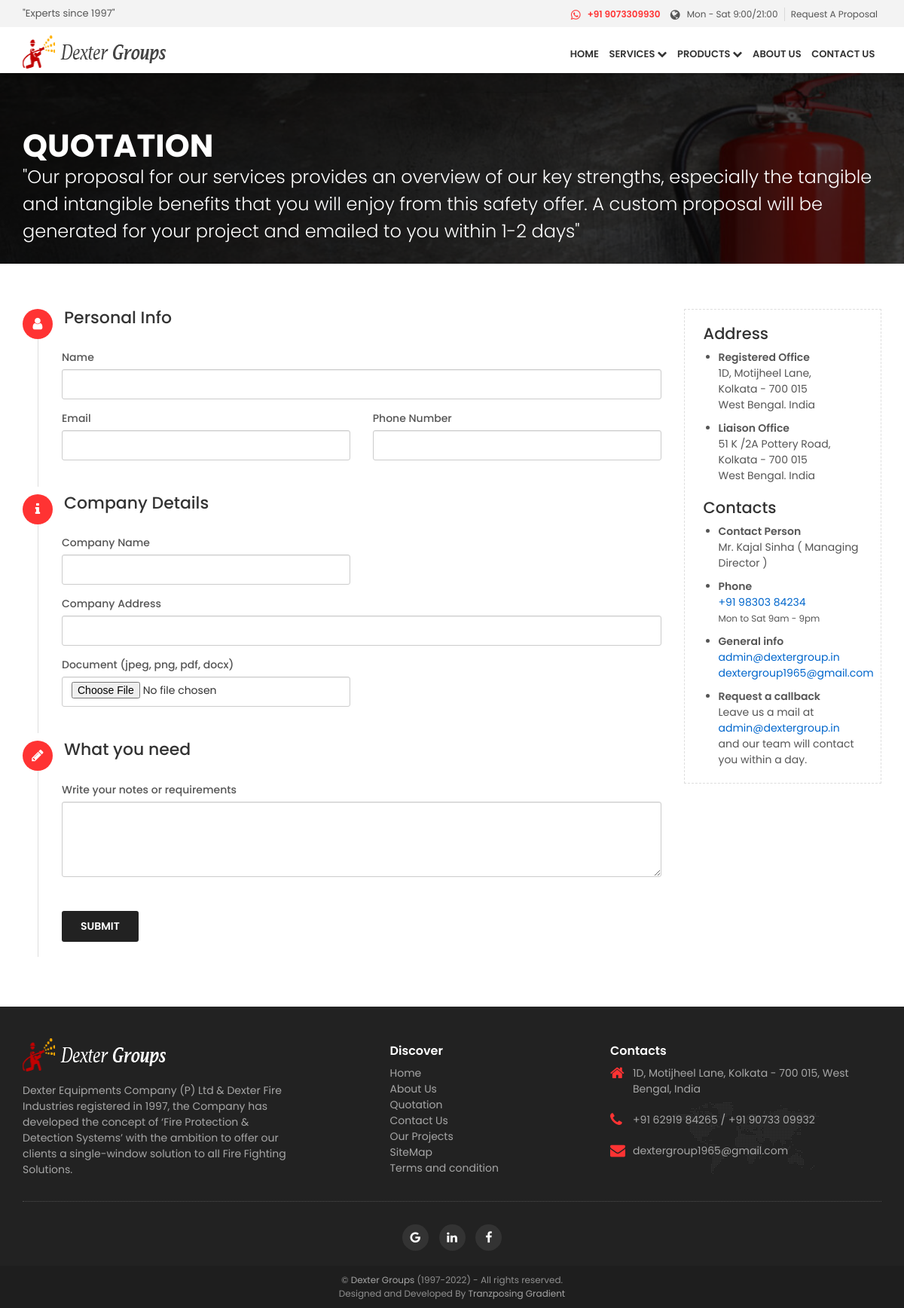
Page /quotation.php on the committed database.
### tables this page shows
CREATE TABLE `socials` (
  `social_id` int(10) UNSIGNED NOT NULL,
  `whatsapp` text DEFAULT NULL,
  `facebook` text DEFAULT NULL,
  `twitter` text DEFAULT NULL,
  `youtube` text DEFAULT NULL,
  `instagram` text DEFAULT NULL,
  `fb_og_id` text DEFAULT NULL,
  `fb_site_img` text DEFAULT NULL,
  `tw_card_id` text DEFAULT NULL,
  `tw_site_img` text DEFAULT NULL,
  `sitemap` text DEFAULT NULL,
  `google_file` text DEFAULT NULL,
  `bing_file` text DEFAULT NULL,
  `social_update_at` timestamp NOT NULL DEFAULT current_timestamp() ON UPDATE current_timestamp(),
  `social_create_at` timestamp NOT NULL DEFAULT current_timestamp()
);

### _menu.php (the view, shortened to what this page needs)
<header>
	<div id="top_line">
		<div class="container">
			<div class="row">
				<div class="col-sm-4 hidden-xs">
					<span id="tag_line">"Experts since 1997"</span>
				</div>
				<div class="col-sm-8">
					<ul id="top_links">
						<li>
							<?php
								$stmt = $PDO->prepare("SELECT * FROM socials WHERE social_id=1");
								$stmt->execute();
								$data = $stmt->fetch(PDO::FETCH_OBJ);
							?>
							<a href="https://api.whatsapp.com/send?phone=91<?php echo $data->facebook; ?>&amp;text=" target="_blank" id="phone_top"><i class="fa fa-whatsapp"></i>+91 <?php echo $data->facebook; ?></a>
							<span id="opening"><i class="fa fa-globe"></i>Mon - Sat 9:00/21:00</span></li>
						<li class="hidden-xs"><a href="quotation">Request A Proposal</a></li>
					</ul>
				</div>
			</div>
		</div>
	</div>
	<div class="container">
		<div class="row">
			<div class="col-xs-3">
				<div id="logo">
					<a href="./"><img src="img/logo.png" width="190" height="44" alt="Dexter Groups" data-retina="true"></a>
				</div>
			</div>
			<nav class="col-xs-9">
				<div class="main-menu">
					<ul>
						<li class="submenu">
							<a href="./" class="show-submenu">Home</a>
						</li>
						<li class="submenu">
							<a href="javascript:void(0);" class="show-submenu">Services <i class="fa fa-chevron-down"></i></a>
						</li>
						<li class="submenu">
							<a href="javascript:void(0);" class="show-submenu">Products <i class="fa fa-chevron-down"></i></a>
						</li>
						<li><a href="about">About us</a></li>
						<li><a href="contact">Contact us</a></li>
					</ul>
				</div>
			</nav>
		</div>
	</div>
</header>

### _footer.php (shortened to what this page needs)
<footer>
		<div class="container">
			<div class="row ">
				<div class="col-md-4 col-sm-8">
					<img src="img/logo-footer.png" width="190" height="44" alt="Home Alarms" data-retina="true" id="logo_footer">
					<p>Dexter Equipments Company (P) Ltd & Dexter Fire Industries registered in 1997, the Company has developed the concept of ‘Fire Protection & Detection Systems’ with the ambition to offer our clients a single-window solution to all Fire Fighting Solutions.</p>
				</div>
				<div class="col-md-3 col-md-offset-1 col-sm-4">
					<h3>Discover</h3>
					<ul>
						<li><a href="./">Home</a></li>
						<li><a href="about">About Us</a></li>
						<li><a href="quotation">Quotation</a></li>
						<li><a href="contact">Contact Us</a></li>
						<li><a href="our-projects">Our Projects</a></li>
						<li><a href="javascript:void(0);" data-toggle="modal" data-target="#myModal2">SiteMap</a></li>
						<li><a href="javascript:void(0);" data-toggle="modal" data-target="#myModal">Terms and condition</a></li>
					</ul>
				</div>
				<div class="col-md-4 col-sm-12" id="contact_bg">
					<h3>Contacts</h3>
					<ul id="contact_details_footer">
						<?php
									$stmt = $PDO->prepare("SELECT * FROM socials WHERE social_id=1");
									$stmt->execute();
									$dta = $stmt->fetch(PDO::FETCH_OBJ);
								?>
						<li id="address_footer"><i class="fa fa-home"></i>1D, Motijheel Lane, Kolkata - 700 015, West Bengal, India</li>
						<li id="phone_footer"><i class="fa fa-phone"></i><a href="tel:<?php echo $dta->twitter; ?>"><?php echo $dta->twitter; ?></a> / <a href="tel:<?php echo $dta->youtube; ?>"><?php echo $dta->youtube; ?></a></li>
						<li id="email_footer"><i class="fa fa-envelope"></i><a href="mailto:<?php echo $dta->instagram; ?>"><?php echo $dta->instagram; ?></a>
						</li>
					</ul>
				</div>
			</div>
			<div id="social_footer">
				<ul>
					<li><a href="mailto:dextergroup1965@gmail.com"><i class="fa fa-google"></i></a></li>
					<li><a href="javascript:void(0);"><i class="fa fa-linkedin"></i></a></li>
					<li><a href="javascript:void(0);"><i class="fa fa-facebook"></i></a></li>
				</ul>
			</div>
		</div>
		<div id="copy">
			<div class="container">
				© <a href="./">Dexter Groups</a> (1997-<?php echo date('Y'); ?>) - All rights reserved.
			</div>
			<div class="container">
				Designed and Developed By <a href="https://tranzposing-gradient.com/" target="./">Tranzposing Gradient</a>
			</div>
		</div>
	</footer>

### css/style.css (style rules this page uses)
body, h1, h2, h3, h4, h5, h6 { -webkit-font-smoothing: antialiased }
body { background: #fff; font-size: 14px; line-height: 1.5; font-family: Poppins, Arial, sans-serif; color: #555 }
h1, h2, h3, h4, h5, h6 { color: #333 }
h3 { font-size: 22px }
a { color: #06C; text-decoration: none; -webkit-transition: all .2s ease; transition: all .2s ease; outline: 0 }
p { margin: 0 0 25px }
#logo, #social_footer { margin-top: 6px }
footer, footer a { color: rgba(255, 255, 255, .6) }
#opening, a#phone_top { position: relative; padding-left: 22px }
#tag_line { font-size: 13px }
#opening i, a#phone_top i { font-size: 15px; position: absolute; left: 0; top: 2px; }
a#phone_top { font-weight: 600; margin-right: 10px; color: #F33!important }
#opening { display: inline-block; }
header { width: 100%; padding: 0; background-color: rgba(255, 255, 255, 1); z-index: 99999; position: fixed; left: 0; top: 0; -moz-box-shadow: 0 0 5px rgba(0, 0, 0, .3); -webkit-box-shadow: 0 0 5px rgba(0, 0, 0, .3); box-shadow: 0 0 5px rgba(0, 0, 0, .3) }
nav { margin-top: 20px }
#top_line { font-size: 12px; background-color: #f3f3f3; transition: all .2s ease-in-out; -moz-transition: all .1s ease-in-out; -webkit-transition: all .1s ease-in-out; -o-transition: all .1s ease-in-out; visibility: visible; opacity: 1; padding: 8px 0; margin-bottom: 5px }
ul#top_links { list-style: none; margin: 0; padding: 2px 0 0; float: right }
ul#top_links li { display: inline-block; border-left: 1px solid rgba(0, 0, 0, .1); margin-right: 5px; padding-left: 8px }
ul#top_links li:first-child { border-left: none; padding-left: 0 }
ul#top_links a { color: #555 }
.animated { -webkit-animation-duration: .5s; -moz-animation-duration: .5s; -o-animation-duration: .5s; animation-duration: .5s; -webkit-animation-fill-mode: both; -moz-animation-fill-mode: both; -o-animation-fill-mode: both; animation-fill-mode: both; will-change: transform, opacity }
#copy, #hero_video, #hero_video>div, #intro, #social_footer, #social_footer ul, #social_footer ul li a, .box_feat span, .box_style_1.home h3, .phone_feat, .promo_full_wp>div { text-align: center }
footer { background: #222; padding: 30px 0 0 }
footer h3 { font-size: 16px; font-weight: 600; color: #fff }
#logo_footer { margin: 12px 0 15px }
footer ul { margin: 0; padding: 0 0 20px; list-style: none }
#social_footer { border-top: 1px dotted rgba(255, 255, 255, .2); padding-top: 30px }
#social_footer ul { margin: 0; padding: 0 0 10px }
#social_footer ul li { display: inline-block; margin: 0 5px 10px }
#social_footer ul li a { color: #fff; line-height: 36px; display: block; font-size: 16px; width: 35px; height: 35px; background-color: #333; -webkit-border-radius: 50%; -moz-border-radius: 50%; border-radius: 50% }
#contact_bg { background: url(../img/map_footer.png) bottom center no-repeat }
ul#contact_details_footer { list-style: none; margin: 0 0 20px; padding: 0 }
ul#contact_details_footer li { margin-bottom: 20px }
ul#contact_details_footer li#address_footer, ul#contact_details_footer li#email_footer, ul#contact_details_footer li#phone_footer { position: relative; padding-left: 30px }
#address_footer i, #email_footer i, #phone_footer i { position: absolute; font-size: 20px; left: 0; color: #F33 }
#copy { background-color: #1e1e1e; padding: 10px 0; color: rgba(255, 255, 255, .5); font-size: 12px }

### css/menu.css (style rules this page uses)
.main-menu { position: relative; z-index: 9; width: auto; float: right; font-weight: 500 }
.main-menu a { -webkit-transition: all .3s; -moz-transition: all .3s; transition: all .3s }
.main-menu ul, .main-menu ul li, .main-menu ul li a { position: relative; margin: 0; padding: 0 }
.main-menu ul li a { display: block; line-height: 20px; padding: 10px }
.main-menu>ul>li>a { color: #333; padding: 0 12px 20px; font-size: 13px; text-transform: uppercase; font-weight: 600 }
@media (min-width: 992px) and (max-width: 1200px) { .main-menu>ul>li>a { padding: 0 5px 15px } }
@media only screen and (min-width: 992px) { .main-menu { width: auto } }
@media only screen and (min-width: 992px) { .main-menu a { white-space: nowrap } }
@media only screen and (min-width: 992px) { .main-menu ul li { display: inline-block } }

### rows in the picture
socials: facebook "9073309930", twitter "+91 62919 84265", youtube "+91 90733 09932", instagram "dextergroup1965@gmail.com"
